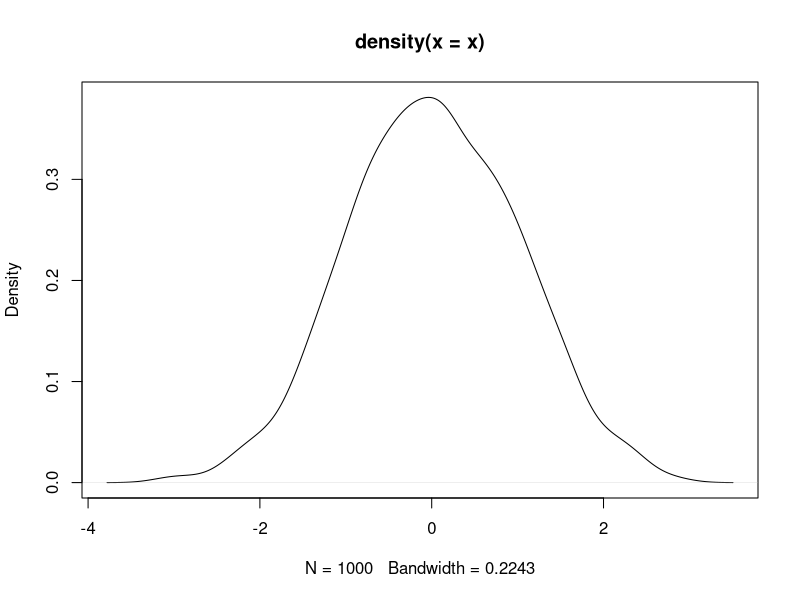

The R script that drew this image:
## ---- chunk 1
x <- rnorm(1000)
head(x)
## ---- chunk 2
x <- rnorm(1000)
head(x)
## ---- chunk 3
plot(density(x))
